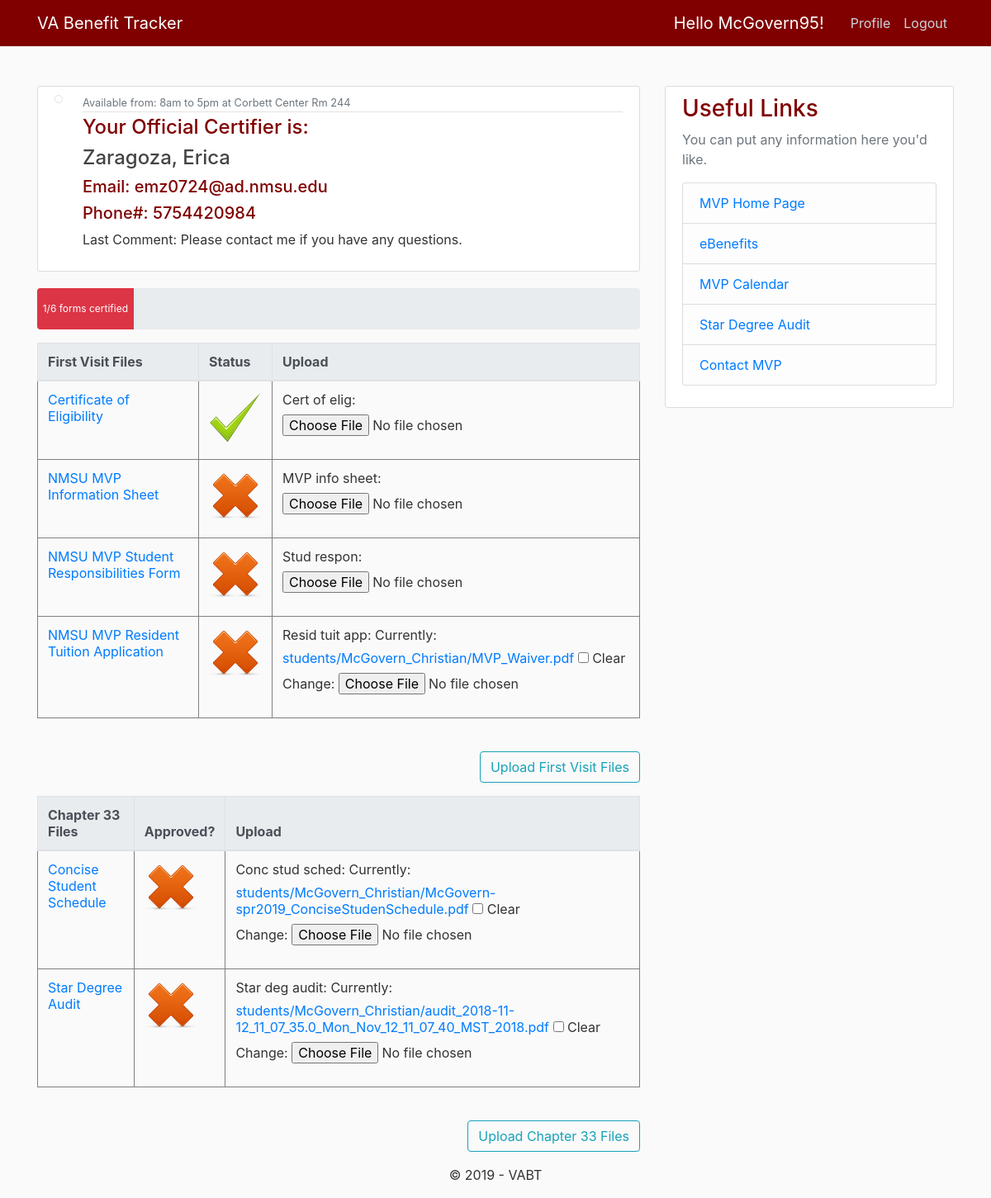
The app's page /student_home/ (signed in) with its own data.
### dashboard/models.py (models this page shows, shortened)
class Post(models.Model):
    title = models.CharField(max_length=100)
    comment = models.TextField()
    date_began = models.DateTimeField(default=timezone.now)
    last_certifier = models.CharField(max_length=80,default='None')
    student = models.ForeignKey(User, related_name='certs', on_delete=models.CASCADE)
    progress = models.IntegerField(default=0)
    date_cert = models.DateTimeField(default=timezone.now)
    Certificate_of_eligibility = models.BooleanField(default=False)
    CertifiedBy = models.CharField(max_length=20,default='None(COE)')
    date_info = models.DateTimeField(default=timezone.now)
    MVP_information_sheet = models.BooleanField(default=False)
    CertifiedBy2 = models.CharField(max_length=20,default='None(Info Sheet)')
    date_respo = models.DateTimeField(default=timezone.now)
    Student_responsibility = models.BooleanField(default=False)
    CertifiedBy3 = models.CharField(max_length=20,default='None(Student Responsibility)')
    date_tuition = models.DateTimeField(default=timezone.now)
    Resident_tuition_app = models.BooleanField(default=False)
    CertifiedBy4 = models.CharField(max_length=20,default='None(Date Tuition)')
    date_concise = models.DateTimeField(default=timezone.now)
    Concise_student_schedule = models.BooleanField(default=False)
    CertifiedBy5 = models.CharField(max_length=20,default='None(Concise Student Schedule)')
    date_audit = models.DateTimeField(default=timezone.now)
    Star_degree_audit = models.BooleanField(default=False)
    CertifiedBy6 = models.CharField(max_length=20,default='None(Degree Audit)')

### users/models.py (models this page shows, shortened)
class UserExtended(models.Model):
    user = models.OneToOneField(User, on_delete=models.CASCADE)
    chapter = models.CharField(max_length=4,choices=[('33','33'), ('30','30'), ('31','31'),('35','35'),('1606','1606')],blank=True)
    is_firsttime = models.BooleanField(default=True)
    is_student = models.BooleanField(default=True)
    phone_regex = RegexValidator(regex=r'^\+?1?\d{9,15}$', message="Phone number must be entered in the format: '+999999999'. Up to 15 digits allowed.")
    phone_notifications = models.BooleanField(default=False)
    phone_number = models.CharField(validators=[phone_regex], max_length=17, blank=True) # validators should be a list
    carrier = models.CharField(max_length=15,choices=[('AT&T','AT&T'),('Verizon','Verizon'),('Sprint','Sprint'),('T-Mobile','T-Mobile'),('Virgin', 'Virgin')], blank=True)
    progress_student = models.IntegerField(default=0)
    def user_directory_path(instance, filename):
        return 'students/{0}_{1}/{2}'.format(instance.user.last_name,instance.user.first_name,filename)
    cert_of_elig = models.FileField(upload_to=user_directory_path,validators=[FileExtensionValidator(allowed_extensions=["pdf"])],blank=True,null=True)
    MVP_info_sheet = models.FileField(upload_to=user_directory_path,validators=[FileExtensionValidator(allowed_extensions=['pdf'])],blank=True,null = True)
    stud_respon = models.FileField(upload_to=user_directory_path,validators=[FileExtensionValidator(allowed_extensions=['pdf'])],blank=True,null = True)
    resid_tuit_app = models.FileField(upload_to=user_directory_path,validators=[FileExtensionValidator(allowed_extensions=['pdf'])],blank=True,null = True)
    conc_stud_sched = models.FileField(upload_to=user_directory_path,validators=[FileExtensionValidator(allowed_extensions=['pdf'])],blank=True,null = True)
    star_deg_audit = models.FileField(upload_to=user_directory_path,validators=[FileExtensionValidator(allowed_extensions=['pdf'])],blank=True,null = True)

### dashboard/views.py (the view)
# urls.py: path('student_home/', views.student_home,name='student-home'),
@login_required
def student_home(request):
    if request.method=='POST':
        cert_form = CertForm(request.POST, request.FILES, instance=request.user.userextended)
        mvp_form = MVPForm(request.POST, request.FILES, instance=request.user.userextended)
        stud_form = StudResponForm(request.POST, request.FILES, instance=request.user.userextended)
        resid_form = ResidTuitAppForm(request.POST, request.FILES, instance=request.user.userextended)
        conc_form = ConcStudSchedForm(request.POST, request.FILES, instance=request.user.userextended)
        star_form = StarDegAuditForm(request.POST, request.FILES, instance=request.user.userextended)
        if cert_form.is_valid() and mvp_form.is_valid() and stud_form.is_valid() and resid_form.is_valid() and conc_form.is_valid() and star_form.is_valid() == True:
            cert_form.save()
            mvp_form.save()
            stud_form.save()
            resid_form.save()
            conc_form.save()
            star_form.save()
            messages.success(request, f'Your File(s) has been uploaded!')
    else:
        cert_form = CertForm(instance=request.user.userextended)
        mvp_form = MVPForm(instance=request.user.userextended)
        stud_form = StudResponForm(instance=request.user.userextended)
        resid_form = ResidTuitAppForm(instance=request.user.userextended)
        conc_form = ConcStudSchedForm(instance=request.user.userextended)
        star_form = StarDegAuditForm(instance=request.user.userextended)
    certs = Post.objects.all()#for the certification
    context = {
            'cert_form': cert_form,
            'mvp_form' : mvp_form,
            'stud_form' : stud_form,
            'resid_form' : resid_form,
            'conc_form' : conc_form,
            'star_form' : star_form,
            'certs' : certs
    }
    return render(request, 'dashboard/student_home.html',context)

### dashboard/forms.py
class CertForm(forms.ModelForm):
    class Meta:
        model = UserExtended
        fields = ['cert_of_elig']

class MVPForm(forms.ModelForm):
    class Meta:
        model = UserExtended
        fields = ['MVP_info_sheet']

### dashboard/templates/dashboard/student_home.html (shortened to what this page needs)
﻿{%extends "dashboard/base.html" %}
{% block content %}
{% if user.userextended.chapter == '33' or user.userextended.chapter == '31' or user.userextended.chapter == '1606' %}
    <article class="media content-section">
                <img class="rounded-circle img-thumbnail mr-4 grow" src="" />
                <div class="media-body">
                    <div class="article-metadata">
                        <small class="text-muted">Available from: 8am to 5pm at Corbett Center Rm 244</small>
                    </div>
                    <h4>Your Official Certifier is:</h4>
                    <h4><a class="article-title" href="#">Zaragoza, Erica</a></h4>
                    <h5>Email: emz0724@ad.nmsu.edu</h5>
                    <h5>Phone#: 5754420984</h5>
                    <p class="article-content">Last Comment: Please contact me if you have any questions.</p>
                </div>
    </article>
{% endif %}
<div class="progress mb-3" style="height: 50px">
    {% if user.userextended.progress_student == 1 %}
      <div class="progress-bar bg-danger" role="progressbar" style="width: 16%" aria-valuenow="100" aria-valuemin="0" aria-valuemax="100">1/6 forms certified</div>
    {% endif %}
</div>
    {% if user.userextended.is_firsttime %}
        <form method="post" enctype="multipart/form-data">
          <table class="table table-hover">
          <caption></caption>
          <thead class="thead-light">
            <tr>
                <th scope="col">First Visit Files </th>
                <th scope="col">Status</th>
                <th scope="col">Upload</th>
            </tr>
          </thead>
          <tbody>
            <tr>
                <td><a href="https://www.va.gov/education/how-to-apply/" target="_blank">Certificate of Eligibility</a></td>
                 {% for p in certs %}
                    {%if p.student.username == user.username and p.Certificate_of_eligibility == True %}
                    <td><img src="/media/green_check.png"></td>
                    {%elif p.student.username == user.username and p.Certificate_of_eligibility == False %}
                    <td><img src="/media/red_check.png"></td>
                    {%endif%}
                 {% endfor %}
                <td>
                    {{ cert_form.as_p}}
                </td>
            </tr>
          <tr>
            <td><a href="https://mvp.nmsu.edu/files/2018/09/MVP-Information-Sheet.pdf" target="_blank">NMSU MVP Information Sheet</a></td>
            {% for p in certs %}
                {%if p.student.username == user.username and p.MVP_information_sheet == True %}
                <td><img src="/media/green_check.png"></td>
                {%elif p.student.username == user.username and p.MVP_information_sheet == False %}
                <td><img src="/media/red_check.png"></td>
                {%endif%}
             {% endfor %}
            <td>
                {{ mvp_form.as_p }}
            </td>
          </tr>
          <tr>
                {%if user.userextended.chapter == '30' or user.userextended.chapter == '1606' or user.userextended.chapter == '35' %}
                    <td><a href="https://mvp.nmsu.edu/files/2018/06/Ch_30_1606_1607_35_Student_Responsibilities.pdf" target="_blank">NMSU MVP Student Responsibilities Form</a></td>
                {% elif user.userextended.chapter == '31' %}
                    <td><a href="https://mvp.nmsu.edu/files/2018/06/Ch_31_Student_Responsibilities.pdf" target="_blank">NMSU MVP Student Responsibilities Form</a></td>
                {%else%}
                    <td><a href="https://mvp.nmsu.edu/files/2018/06/Ch_33_Student_Responsibilities.pdf" target="_blank">NMSU MVP Student Responsibilities Form</a></td>
                {%endif%}
            {% for p in certs %}
                {%if p.student.username == user.username and p.Student_responsibility == True %}
                <td><img src="/media/green_check.png"></td>
                {%elif p.student.username == user.username and p.Student_responsibility == False %}
                <td><img src="/media/red_check.png"></td>
                {%endif%}
             {% endfor %}
            <td>
                {{ stud_form.as_p }}
            </td>
          </tr>
              <tr>
            <td><a href="https://mvp.nmsu.edu/files/2018/08/MVP_Waiver.pdf" target="_blank">NMSU MVP Resident Tuition Application </a></td>
            {% for p in certs %}
                {%if p.student.username == user.username and p.Resident_tuition_app == True %}
                <td><img src="/media/green_check.png"></td>
                {%elif p.student.username == user.username and p.Resident_tuition_app == False %}
                <td><img src="/media/red_check.png"></td>
                {%endif%}
             {% endfor %}
            <td>
                {{ resid_form.as_p }}
            </td>
          </tr>
           </tbody>
        </table>
      <div style="text-align:right">
            <button class="btn btn-outline-info" type="submit">Upload First Visit Files</button>
      </div>
      </form>
    {% endif %}
    {% if user.userextended.chapter == '33' %}
      <form method="post" enctype="multipart/form-data">
        <table class="table table-hover">
        <caption></caption>
        <thead class="thead-light">
          <tr>
            <th scope="col">Chapter 33 Files</th>
            <th scope="col">Approved?</th>
            <th scope="col">Upload</th>
          </tr>
          </thead>
          <tbody>
          <tr>
            <td><a href="https://my.nmsu.edu" target="_blank">Concise Student Schedule </a></td>
            {% for p in certs %}
                {%if p.student.username == user.username and p.Concise_student_schedule == True %}
                <td><img src="/media/green_check.png"></td>
                {%elif p.student.username == user.username and p.Concise_student_schedule == False %}
                <td><img src="/media/red_check.png"></td>
                {%endif%}
             {% endfor %}
            <td>
                {{ conc_form.as_p }}
            </td>
          </tr>
          <tr>
            <td><a href="https://degreeaudit.nmsu.edu/" target="_blank">Star Degree Audit</a></td>
            {% for p in certs %}
                {%if p.student.username == user.username and p.Star_degree_audit == True %}
                <td><img src="/media/green_check.png"></td>
                {%elif p.student.username == user.username and p.Star_degree_audit == False %}
                <td><img src="/media/red_check.png"></td>
                {%endif%}
             {% endfor %}
            <td>
                {{ star_form.as_p }}
            </td>
          </tr>
          </tbody>
        </table>
       <div style="text-align:right">
            <button class="btn btn-outline-info" type="submit">Upload Chapter 33 Files</button>
       </div>
       </form>
    {% endif %}
{% endblock content %}

### dashboard/templates/dashboard/base.html (shortened to what this page needs)
﻿{% load static %}
<html xmlns="http://www.w3.org/1999/xhtml">
<head>
    <link rel="stylesheet" href="https://maxcdn.bootstrapcdn.com/bootstrap/4.0.0/css/bootstrap.min.css">
    <link href="{% static 'dashboard/main.css' %}" rel="stylesheet" type="text/css"/>
</head>
<body>
    <header class="site-header">
        <nav class="navbar navbar-expand-md navbar-dark bg-steel fixed-top">
            <div class="container">
                    <a class="navbar-brand mr-4" href="{%url 'dashboard-home'%}">VA Benefit Tracker</a>
                <div class="collapse navbar-collapse" id="navbarToggle">
                    <div class="navbar-nav">
                        {% if user.is_authenticated %}
                        <a class="navbar-brand mr-4"><font color="white"> Hello {{user.get_username}}!</font></a>
                        <a class="nav-item nav-link" href="{% url 'profile' %}">Profile</a>
                        <a class="nav-item nav-link" href="{% url 'logout' %}">Logout</a>
                        {% else %}
                        <a class="nav-item nav-link" href="{% url 'login' %}">Login</a>
                        <a class="nav-item nav-link" href="{% url 'registers' %}">Register</a>
                        {% endif %}
                    </div>
                </div>
            </div>
        </nav>
    </header>
    <main role="main" class="container">
        <div class="row">
            <div class="col-md-8">
                {% block content %}{% endblock %}
            </div>
            <div class="col-md-4">
                <div class="content-section">
                    <h3>Useful Links</h3>
                    <p class='text-muted'>
                        You can put any information here you'd like.
                        <ul class="list-group">
                            <li class="list-group-item list-group-item-light"><a href="https://mvp.nmsu.edu/">MVP Home Page</a></li>
                            <li class="list-group-item list-group-item-light"><a href="https://www.ebenefits.va.gov/ebenefits/homepage">eBenefits</a></</li>
                            <li class="list-group-item list-group-item-light"><a href="https://mvp.nmsu.edu/calendar/">MVP Calendar</a></</li>
                            <li class="list-group-item list-group-item-light"><a href="https://degreeaudit.nmsu.edu/">Star Degree Audit</a></</li>
                            <li class="list-group-item list-group-item-light"><a href="https://mvp.nmsu.edu/nmsu-military-and-veterans-programs/contact-us/">Contact MVP</a></</li>
                        </ul>
                    </p>
                </div>
            </div>
        </div>
    </main>
        <footer>
        <center>
            <p>&copy; {{ 2019 }} - VABT</p>
        </center>
        </footer>
</body>
</html>

### dashboard/static/dashboard/main.css (style rules this page uses)
body { background: #fafafa; color: #333333; margin-top: 5rem; }
h1, h2, h3, h4, h5, h6 { color: #800000; }
ul { margin: 0; }
.bg-steel { background-color: #800000; }
.site-header .navbar-nav .nav-link { color: #cbd5db; }
.content-section { background: #ffffff; padding: 10px 20px; border: 1px solid #dddddd; border-radius: 3px; margin-bottom: 20px; }
.article-title { color: #444444; }
.article-content { white-space: pre-line; }
.article-metadata { padding-bottom: 1px; margin-bottom: 4px; border-bottom: 1px solid #e3e3e3 }
table, th, td { border: .5px solid gray; border-collapse: collapse; }
th, td { padding: 15px; }

### records on screen
Post: Certificate_of_eligibility True (drawn), MVP_information_sheet False (drawn), Student_responsibility False (drawn), Resident_tuition_app False (drawn), Concise_student_schedule False (drawn), Star_degree_audit False (drawn)

### other values on screen
{{ user.get_username }} "McGovern95"
{{ 2019 }} "2019"
